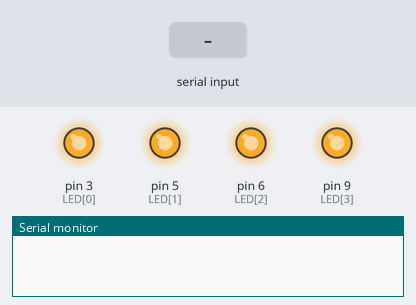
Bench run of a sketch on a simulated Arduino Uno, built with avr-gcc and run on an emulated ATmega328P. On the bench: output pins drawn as LEDs (lit = HIGH), the last lines printed to the serial monitor. Dashed ring = blinking. Inputs (shaded band) come from the test bench.

Above: at 1.2 s.
1.3 s: "0" received over Serial
At 2.85 s:
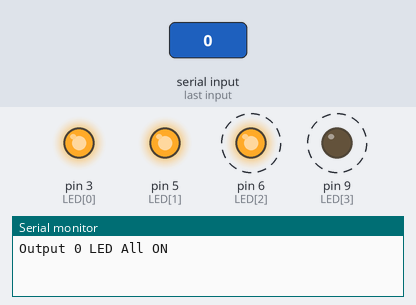
4.3 s: "5" received over Serial
At 7.25 s:
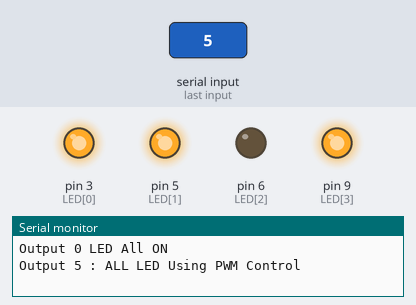
7.3 s: "1" received over Serial
At 8.95 s:
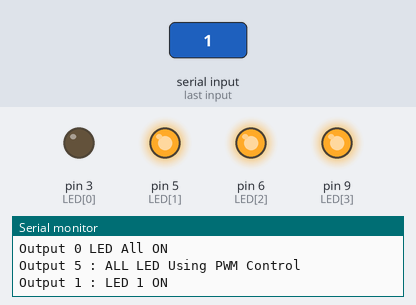
10.3 s: "2" received over Serial
At 11.1 s:
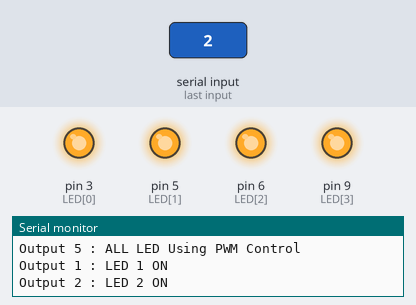
11.9 s: "3" received over Serial
At 12.4 s:
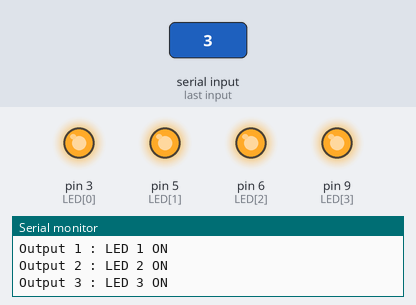
13.5 s: "5" received over Serial
At 13.95 s:
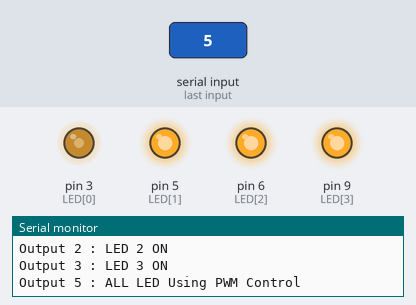
Timing chart, 0 to 17.5 s (numbered marks = the images above; inputs shaded):
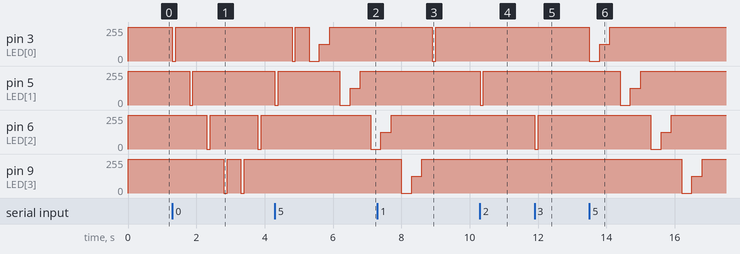

The sketch:

sketch_jan05c.ino
```cpp
/*
 * HW: 期未報告-使用Arduino UNO 的串列通訊（Arduino IDE 的序列埠監看視窗）來輸入指定的值，來控制LED燈的亮法
 * Code:ZangmenHsu
 * Date:2021/01/05
*/
int LED[]={3,5,6,9}; //正向:用陣列定義LED燈的接腳(共4支腳)
int LED_x[]={9,6,5,3}; //反向:用陣列定義LED燈的接腳(共4支腳)
int array_num;
int intput_num=0; //預定窗口要輸入值

//PWM(0~255)控制(0 ==> 127 ==> 255)
void led_pwm(int kx){
  analogWrite(kx,0); //PWM值=0
    delay(300); //delay 300ms
    analogWrite(kx,127); //PWM值=127
    delay(300); //delay 300ms
    analogWrite(kx,255); //PWM值=255
    delay(300); //delay 300ms
}

//亮指定的LED燈
void led_view(int kv){
  digitalWrite(kv,LOW); //LED燈亮(LOW)
  delay(100); //delay 500ms
  digitalWrite(kv,HIGH); //LED燈暗(HIGH)
  delay(100); //delay 500ms
}

//LED燈全関
void led_clear(int kc){
  digitalWrite(kc,HIGH); //LED燈全関
}

//接腳&開始的設定
void setup() {
  // put your setup code here, to run once:
  for(array_num =0;array_num<=4;array_num++){
    pinMode(LED[array_num],OUTPUT); //把所有的LED燈全部設輸出
    led_clear(LED[array_num]);//把LED燈全部関掉(HIGH)
  }
  Serial.begin(9600); //串列通訊的鮑率:9600bps
}

//要做的動作
void loop() {
  // put your main code here, to run repeatedly:
  if(Serial.available()>0){
    intput_num = Serial.read(); //定義從窗口輸入的值
    if(intput_num=='0'){
       Serial.write("Output 0 LED All ON \n");
       //LED燈亮的順序:1,2,3,4
       for ( array_num =0 ; array_num<4 ; array_num++){
          led_view(LED[array_num]);
          delay(300);
       }
       //LED燈亮的順序:4,3,2,1
       for ( array_num =0 ; array_num < 4 ; array_num++){
          led_view(LED_x[array_num]);
          delay(300);
        }
    }else if(intput_num == '1'){
       Serial.write("Output 1 : LED 1 ON \n");
       led_view(LED[0]);
    }else if(intput_num == '2'){
       Serial.write("Output 2 : LED 2 ON\n");
       led_view(LED[1]);
    }else if(intput_num == '3'){
       Serial.write("Output 3 : LED 3 ON\n");
       led_view(LED[2]);
    }else if(intput_num == '4'){
       Serial.write("Output 4 : LED 4 ON\n");
       led_view(LED[3]);
    }else if(intput_num == '5'){
       Serial.write("Output 5 : ALL LED Using PWM Control\n");
       for(array_num =0;array_num < 4;array_num++){
         led_pwm(LED[array_num]);
       }
    }
  }
}
```

Measured:
- after the input at 1.3 s, pin 3 (LED[0]): 255/255 → 0/255 at once, → 255/255 0.10 s later; pin 5 (LED[1]): 255/255 → 0/255 after 0.50 s, → 255/255 0.10 s later
- after the input at 4.3 s, pin 6 (LED[2]): 255/255 → 0/255 after 2.8 s
- after the input at 7.3 s, pin 3 (LED[0]): 255/255 → 0/255 after 1.6 s, → 255/255 0.10 s later
- after the input at 10.3 s, pin 5 (LED[1]): 255/255 → 0/255 at once, → 255/255 0.10 s later
- after the input at 11.9 s, pin 6 (LED[2]): 255/255 → 0/255 at once, → 255/255 0.10 s later
- after the input at 13.5 s, pin 3 (LED[0]): 255/255 → 0/255 at once, → 127/255 0.30 s later, → 255/255 0.30 s later; pin 5 (LED[1]): 255/255 → 0/255 after 0.90 s, → 127/255 0.30 s later, → 255/255 0.30 s later
